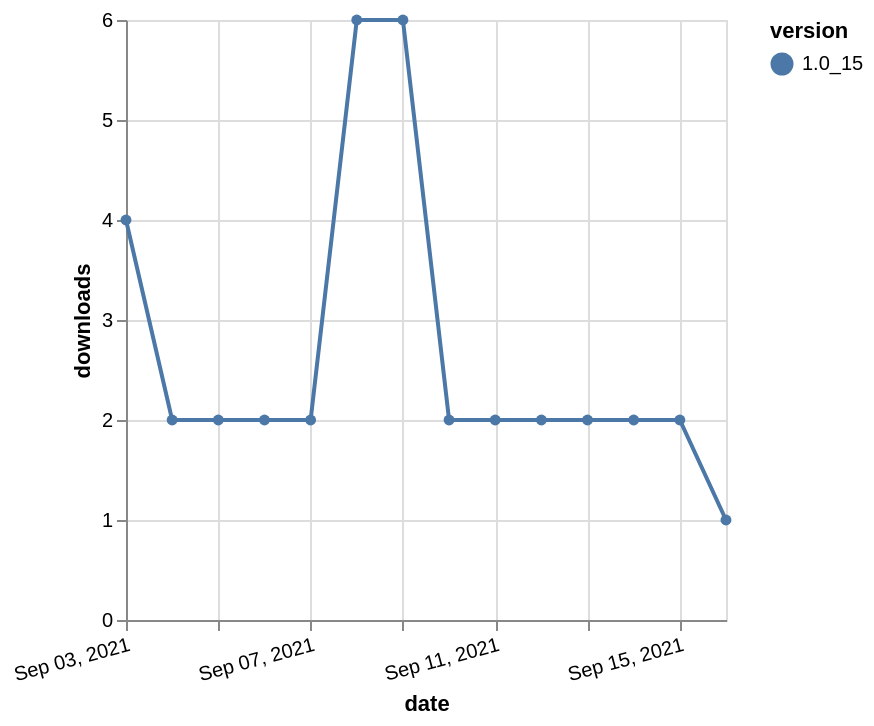

Here is the Vega-Lite specification saved for this chart:
### Vega-Lite specification from a JSON file in a GitHub repository (floating-point values rounded to 4 significant figures)
{"$schema": "https://vega.github.io/schema/vega-lite/v5.json", "description": "A simple bar chart with embedded data.", "data": {"values": [{"date": "2021-09-03", "total": 7681, "delta": 4, "version": "1.0_15"}, {"date": "2021-09-04", "total": 7683, "delta": 2, "version": "1.0_15"}, {"date": "2021-09-05", "total": 7685, "delta": 2, "version": "1.0_15"}, {"date": "2021-09-06", "total": 7687, "delta": 2, "version": "1.0_15"}, {"date": "2021-09-07", "total": 7689, "delta": 2, "version": "1.0_15"}, {"date": "2021-09-08", "total": 7695, "delta": 6, "version": "1.0_15"}, {"date": "2021-09-09", "total": 7701, "delta": 6, "version": "1.0_15"}, {"date": "2021-09-10", "total": 7703, "delta": 2, "version": "1.0_15"}, {"date": "2021-09-11", "total": 7705, "delta": 2, "version": "1.0_15"}, {"date": "2021-09-12", "total": 7707, "delta": 2, "version": "1.0_15"}, {"date": "2021-09-13", "total": 7709, "delta": 2, "version": "1.0_15"}, {"date": "2021-09-14", "total": 7711, "delta": 2, "version": "1.0_15"}, {"date": "2021-09-15", "total": 7713, "delta": 2, "version": "1.0_15"}, {"date": "2021-09-16", "total": 7714, "delta": 1, "version": "1.0_15"}]}, "width": "container", "mark": {"type": "line", "point": {"filled": true}}, "encoding": {"x": {"field": "date", "type": "temporal", "timeUnit": "yearmonthdate", "title": "date", "axis": {"labelAngle": -15}}, "y": {"field": "delta", "type": "quantitative", "title": "downloads"}, "color": {"field": "version", "type": "nominal"}, "tooltip": {"field": "delta"}}}
